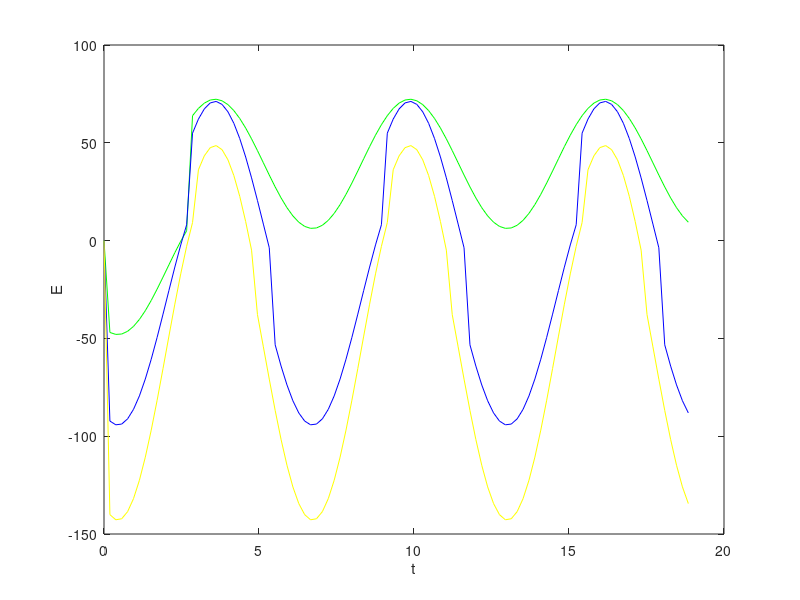

This figure's MATLAB source:
function SingleLatitude
    clf;
    a0 = 0.7;
    a2 = 0.1;
    ai = 0.4;
    S0 = 420;
    S1 = 338;
    S2 = 240;
    w = 1;
    A = 193;
    B = 2.1;
    C = 0.6;
    Fb = 4;
    F = 0;
    fig = figure('Name', 'Individual Latitude Solutions Without Heat Transport', 'NumberTitle', 'off');
    for x=[.33,.67,1]
        t = linspace(0, 6*pi, 100);
        E = linspace(0,1,100);
        for ix=linspace(2,length(t),length(t)-1)
            E(ix) = (getAlbedo(E(ix-1),x)*(S0-S2*x*x)+Fb+F-A)/B+(a0-a2*x*x)*(S1*x)*(w*sin(w*t(ix)+pi)+B*cos(w*t(ix)+pi))/(w*w+B*B);
        end
        colors=['g','b','y'];
        plot(t,E,colors(round(x*3))); hold on;
    end
    xlabel("t");
    ylabel("E");
end

function albedo=getAlbedo(E,x)
    a0 = 0.7;
    a2 = 0.1;
    ai = 0.4;
    if E > 0
        albedo=a0-a2*(x*x);
    else
        albedo = ai;
    end
end